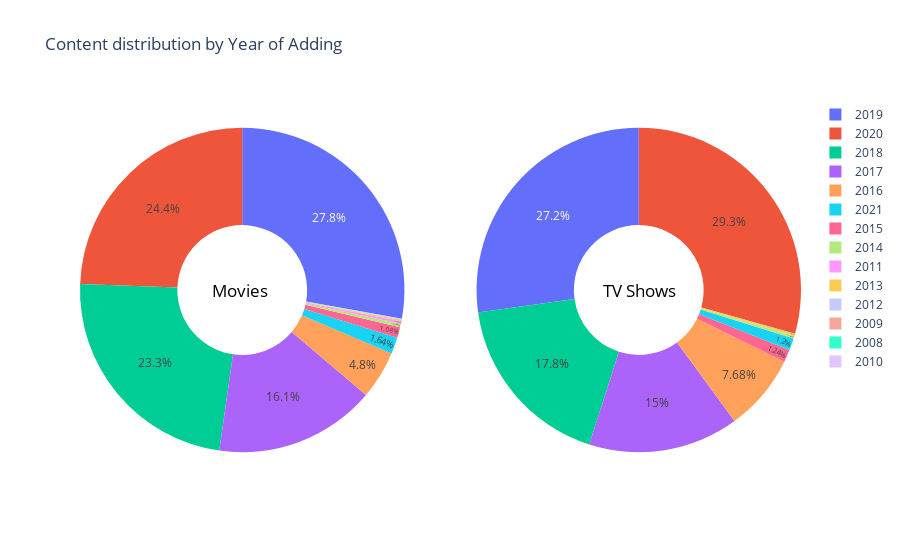

Notebook source saved alongside this figure:
### Code cell
import plotly.graph_objects as go
from plotly.subplots import make_subplots

fig=make_subplots(rows=1,cols=2,specs=[[{"type": "pie"}, {"type": "pie"}]])
movie_new_df=generate_df(netflix_movies_df)
tv_new_df=generate_df(netflix_TV_df)
fig.add_trace(go.Pie(labels=movie_new_df['y_add'], values=movie_new_df['counts']),
    row=1, col=1)
fig.add_trace(
    go.Pie(labels=tv_new_df['y_add'], values=tv_new_df['counts']),
    row=1, col=2
)
fig.update_traces(textposition='inside',hole=.4, hoverinfo="label+percent+name")

fig.update_layout(
    title_text="Content distribution by Year of Adding",
    # Add annotations in the center of the donut pies.
    annotations=[dict(text='Movies', x=0.18, y=0.5, font_size=17, showarrow=False, font_color='black'),
                 dict(text='TV Shows', x=0.83, y=0.5, font_size=17, showarrow=False, font_color='black')])

### Figure 1 — Plotly figure (JSON) as saved in the notebook; plotly's stock layout.template omitted (floating-point values rounded to 4 significant figures)
{"data": [{"domain": {"x": [0, 0.45], "y": [0, 1]}, "hole": 0.4, "hoverinfo": "label+percent+name", "labels": [2008, 2009, 2010, 2011, 2012, 2013, 2014, 2015, 2016, 2017, 2018, 2019, 2020, 2021], "textposition": "inside", "type": "pie", "values": [1, 2, 1, 13, 3, 6, 19, 58, 258, 864, 1255, 1497, 1312, 88]}, {"domain": {"x": [0.55, 1], "y": [0, 1]}, "hole": 0.4, "hoverinfo": "label+percent+name", "labels": [2008, 2013, 2014, 2015, 2016, 2017, 2018, 2019, 2020, 2021], "textposition": "inside", "type": "pie", "values": [1, 5, 6, 30, 185, 361, 430, 656, 707, 29]}], "layout": {"annotations": [{"font": {"color": "black", "size": 17}, "showarrow": false, "text": "Movies", "x": 0.18, "y": 0.5}, {"font": {"color": "black", "size": 17}, "showarrow": false, "text": "TV Shows", "x": 0.83, "y": 0.5}], "title": {"text": "Content distribution by Year of Adding"}}}
